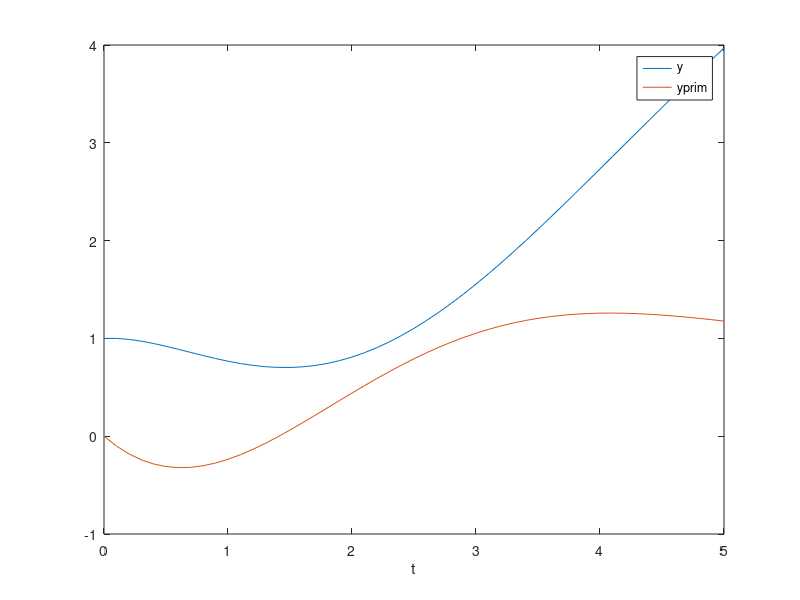

Here is the MATLAB script that generated this plot:
close all, clear all
% Exempel F9 - slide 27, 28
% Matlabkod som löser y'' = t - y' - y, y(0) = 1, y'(0) = 0
% Eulers metod med h = 0.1 till tid t = 5
% rita upp y(t) och y'(t)

f=@(t,v) [v(2); t-v(2)-v(1)]; % HL (kolonnevktor)

t0=0;  T=5;
h = 0.1;           % steglängd
n=(T-t0)/h;        % antal steg till sluttid
v=[1;0];          % begynnelsevektor


v_vek = zeros(n+1, 2); % spara resultat för alla tidssteg för att plotta
v_vek(1, :) = v;       % lägg in begynnelsevektorn i v_vek
t = t0;

% Eulers metod
for i=1:n
    v=v+h*f(t,v);  % ta fram värdet på v för nästa tidssteg
    t=t+h;         % uppdatera tiden
    
    v_vek(i+1, :) = v; % spara nuvarande värde på v - behövs bara för att plotta
end
 
plot(t0:h:T, v_vek)
xlabel('t')
legend('y', 'yprim')




